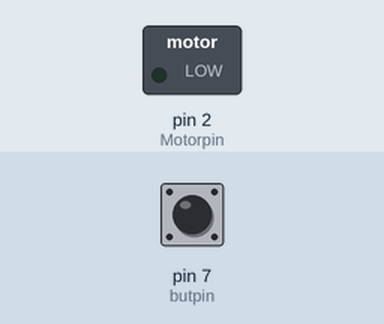
This sketch was run on a simulated Arduino Uno, built with avr-gcc and run on an emulated ATmega328P. Shown: switched loads named in the sketch (green lamp = pin HIGH). The inputs (shaded band) are chosen by the test bench; at power-on: pin 7 (butpin) HIGH.

Above: at 1.2 s.
1.3 s: pin 7 (butpin) pulled LOW for 0.15 s
At 1.37 s:
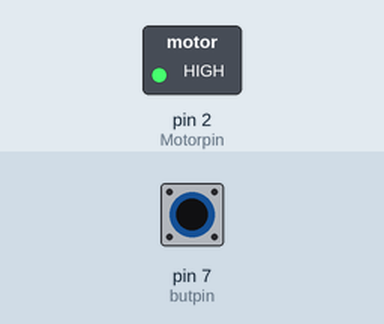
2.9 s: pin 7 (butpin) pulled LOW for 3.2 s
At 7.5 s:
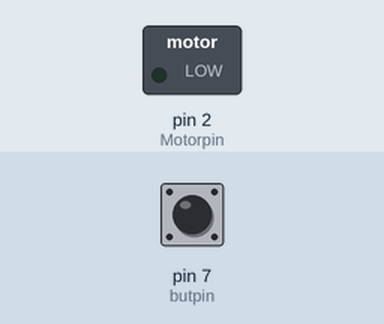
Timing chart, 0 to 9.0 s (numbered marks = the images above; inputs shaded):
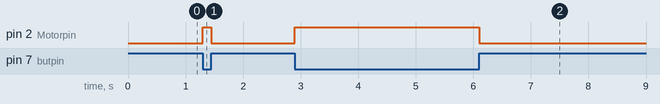

The sketch:

Motor1.ino
```cpp
const int Motorpin = 2;
const int butpin = 7;
int state;

void setup() {
  // put your setup code here, to run once:
  pinMode(Motorpin,OUTPUT);
  pinMode(butpin,INPUT_PULLUP);
}

void loop() {
  // put your main code here, to run repeatedly:
  state = digitalRead(butpin);
  if(state == HIGH){
    digitalWrite(Motorpin,LOW);
  }
  else{
    digitalWrite(Motorpin,HIGH);
  }
}
```

Measured:
- after the input at 1.3 s, pin 2 (Motorpin): LOW → HIGH at once, → LOW 0.15 s later
- after the input at 2.9 s, pin 2 (Motorpin): LOW → HIGH at once, → LOW 3.2 s later
